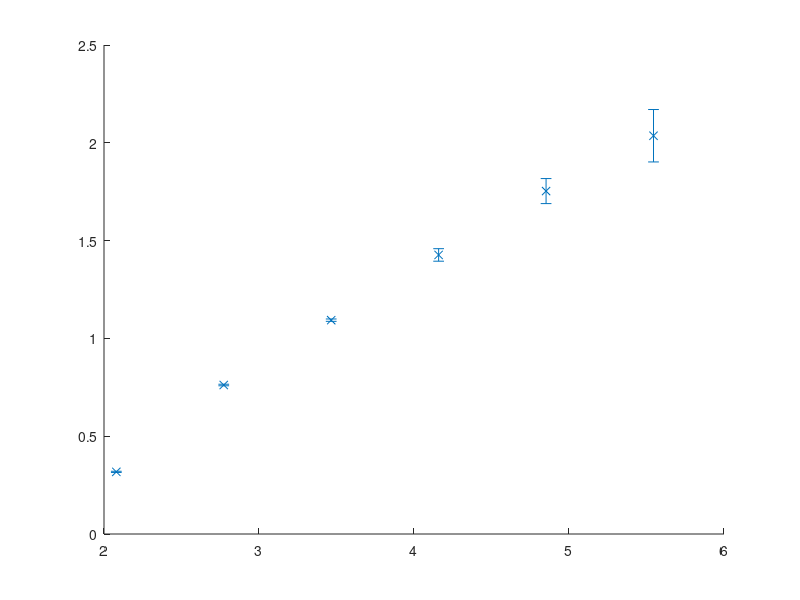

Source code (MATLAB): (Note: this script raises an error after producing the figure.)
% Oliver Gordon, 4224942
% Ballistic Project
clear all
close all

% Input data
l = [8,16,32,64,128,256];
ln_l = log(l);
e0 = [1.374,2.142,2.984,4.165,5.773,7.661];
delta_e0 = [0.003,0.004,0.006,0.032,0.064,0.134];
ln_e0 = log(e0);
ln_delta_e0_neg = 0.8*log(e0-delta_e0);
ln_delta_e0_pos = log(e0+delta_e0);

% Plot
hold on
errorbar(ln_l,ln_e0,delta_e0,'x');

%% Code generated by cftool
[xData, yData, weights] = prepareCurveData( ln_l, ln_e0, ln_delta_e0_neg );

% Set up fittype and options.
ft = fittype( 'a*x+c', 'independent', 'x', 'dependent', 'y' );
opts = fitoptions( 'Method', 'NonlinearLeastSquares' );
opts.Display = 'Off';
opts.StartPoint = [0.959813292877761 0.414119221850809];
opts.Weights = weights;

% Fit model to data.
[fitresult, gof] = fit( xData, yData, ft, opts );

% Plot fit with data.
h = plot( fitresult, xData, yData );

xlabel('$ln(l)$','Interpreter','LaTex');
ylabel('$ln(\bar{h})$','Interpreter','LaTex');